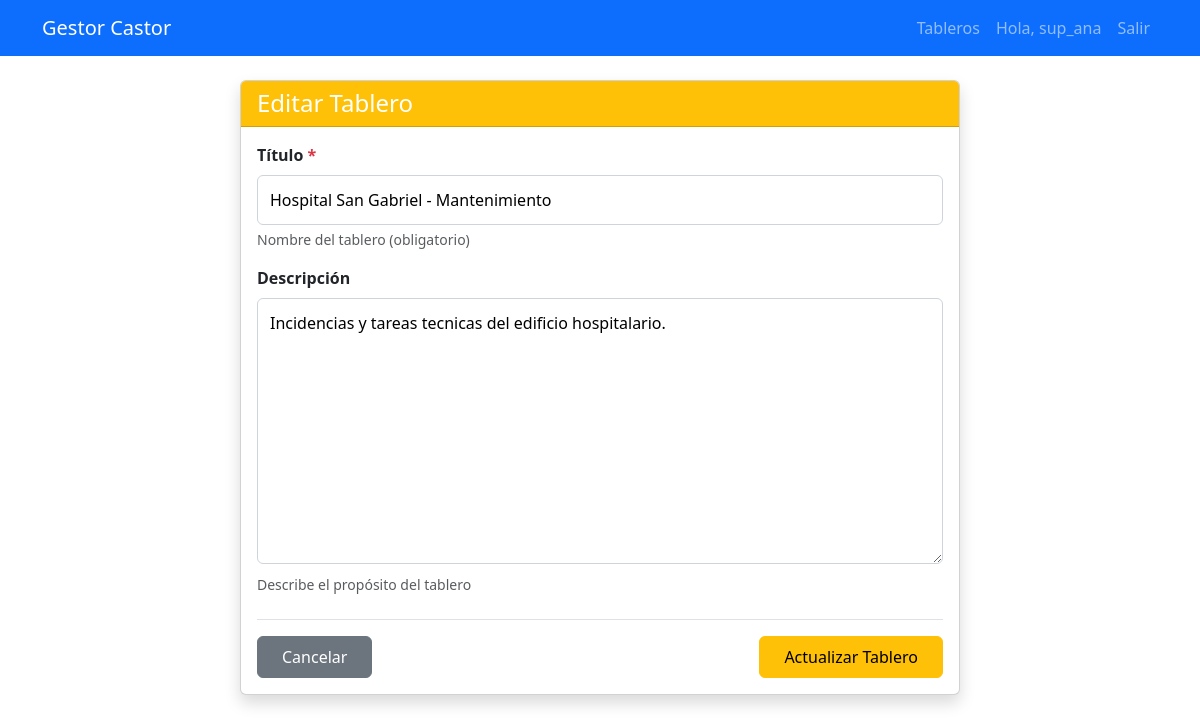
Screenshot of /tableros/1/editar/ (signed in) with the database file from the repository.
### apps/tablero/models.py (models this page shows, shortened)
class Tablero(models.Model):
    titulo = models.CharField(max_length=100)
    descripcion = models.TextField(blank=True, null=True)
    creado_por = models.ForeignKey(User, on_delete=models.CASCADE, related_name='tableros_creados')
    fecha_creacion = models.DateTimeField(auto_now_add=True)

### apps/tablero/views.py (the view)
# urls.py: path('<int:pk>/editar/', TableroUpdateView.as_view(), name='editar_tablero'),
class TableroUpdateView(LoginRequiredMixin, PermissionRequiredMixin, UpdateView):
    model = Tablero
    template_name = 'tablero/formulario.html'
    fields = ['titulo', 'descripcion']
    success_url = reverse_lazy('lista_tableros')
    permission_required = 'tablero.change_tablero'
    def get_queryset(self):
        return tableros_visibles_para_usuario(self.request.user)

### apps/usuario/permissions.py (called while the page is built)
def tableros_visibles_para_usuario(user):
    if user.is_superuser:
        return Tablero.objects.all()
    return Tablero.objects.filter(
        Q(creado_por=user) | Q(integrantes__usuario=user)
    ).distinct()

### templates/tablero/formulario.html (shortened to what this page needs)
{% extends 'base.html' %}
{% block content %}
<div class="container mt-4">
    <div class="row justify-content-center">
        <div class="col-md-8">
            <div class="card shadow">
                <div class="card-header {% if object %}bg-warning{% else %}bg-primary{% endif %} text-white">
                    <h4 class="mb-0">
                        {% if object %}Editar Tablero{% else %}Crear Tablero{% endif %}
                    </h4>
                </div>
                <div class="card-body">
                    <form method="post" novalidate>
                        <div class="mb-3">
                            <label for="{{ form.titulo.id_for_label }}" class="form-label fw-bold">
                                Título <span class="text-danger">*</span>
                            </label>
                            {{ form.titulo }}
                            <div class="form-text">Nombre del tablero (obligatorio)</div>
                        </div>
                        <div class="mb-4">
                            <label for="{{ form.descripcion.id_for_label }}" class="form-label fw-bold">
                                Descripción
                            </label>
                            {{ form.descripcion }}
                            <div class="form-text">Describe el propósito del tablero</div>
                        </div>
                        <div class="d-flex justify-content-between mt-4 pt-3 border-top">
                            <a href="{% url 'lista_tableros' %}" class="btn btn-secondary">
                                 Cancelar
                            </a>
                            <button type="submit" class="btn {% if object %}btn-warning{% else %}btn-primary{% endif %}">
                                {% if object %}Actualizar Tablero{% else %}Crear Tablero{% endif %}
                            </button>
                        </div>
                    </form>
                </div>
            </div>
        </div>
    </div>
</div>
{% endblock %}

### templates/base.html (shortened to what this page needs)
<!DOCTYPE html>
<html>
<head>
    <link href="https://cdn.jsdelivr.net/npm/bootstrap@5.3.0/dist/css/bootstrap.min.css" rel="stylesheet">
</head>
<body>
    <nav class="navbar navbar-expand-lg navbar-dark bg-primary mb-4">
        <div class="container">
            <a class="navbar-brand" href="{% url 'lista_tableros' %}">Gestor Castor</a>
            <div class="navbar-nav">
                {% if user.is_authenticated %}
                    <a class="nav-link" href="{% url 'lista_tableros' %}">Tableros</a>
                    <a class="nav-link" href="{% url 'usuario:perfil' %}">Hola, {{ user.username }}</a>
                    <form method="post" action="{% url 'usuario:logout' %}" class="d-inline">
                        <button type="submit" class="nav-link btn btn-link">Salir</button>
                    </form>
                {% else %}
                    <a class="nav-link" href="{% url 'usuario:login' %}">Ingresar</a>
                {% endif %}
            </div>
        </div>
    </nav>
    <div class="container mt-3">
        {% block content %}{% endblock %}
    </div>
</body>
</html>

### templates/tablero/formulario.html (style rules this page uses)
input[type="text"], textarea { width: 100%; padding: 0.75rem; border: 1px solid #ced4da; border-radius: 0.375rem; font-size: 1rem; transition: border-color 0.15s ease-in-out, box-shadow 0.15s ease-in-out; }
textarea { min-height: 120px; resize: vertical; }
.form-label { font-weight: 500; margin-bottom: 0.5rem; color: #212529; }
.btn { padding: 0.5rem 1.5rem; font-weight: 500; }

### rows the page displays
Tablero: titulo "Hospital San Gabriel - Mantenimiento", descripcion "Incidencias y tareas tecnicas del edificio hospitalario."

### other values shown
{{ user.username }} "sup_ana"
